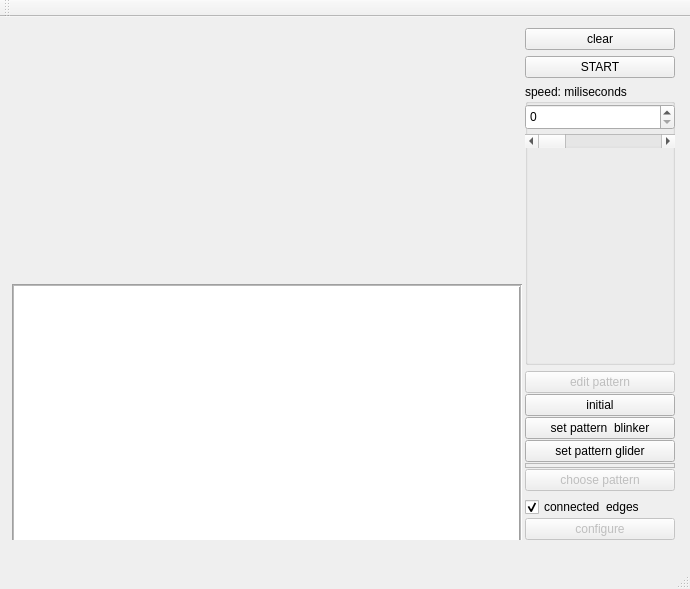
<?xml version="1.0" encoding="UTF-8"?>
<ui version="4.0">
 <class>MainWindow</class>
 <widget class="QMainWindow" name="MainWindow">
  <property name="geometry">
   <rect>
    <x>0</x>
    <y>0</y>
    <width>690</width>
    <height>589</height>
   </rect>
  </property>
  <property name="sizePolicy">
   <sizepolicy hsizetype="Maximum" vsizetype="Maximum">
    <horstretch>0</horstretch>
    <verstretch>0</verstretch>
   </sizepolicy>
  </property>
  <property name="windowTitle">
   <string>Conway's Game of Life</string>
  </property>
  <widget class="QWidget" name="centralWidget">
   <property name="sizePolicy">
    <sizepolicy hsizetype="Expanding" vsizetype="Expanding">
     <horstretch>0</horstretch>
     <verstretch>0</verstretch>
    </sizepolicy>
   </property>
   <widget class="QWidget" name="horizontalLayoutWidget">
    <property name="geometry">
     <rect>
      <x>0</x>
      <y>0</y>
      <width>683</width>
      <height>514</height>
     </rect>
    </property>
    <property name="sizePolicy">
     <sizepolicy hsizetype="Expanding" vsizetype="Preferred">
      <horstretch>0</horstretch>
      <verstretch>0</verstretch>
     </sizepolicy>
    </property>
    <layout class="QHBoxLayout" name="layoutH_main">
     <property name="spacing">
      <number>0</number>
     </property>
     <property name="sizeConstraint">
      <enum>QLayout::SizeConstraint::SetMinAndMaxSize</enum>
     </property>
     <property name="bottomMargin">
      <number>0</number>
     </property>
     <item>
      <layout class="QVBoxLayout" name="layoutV_view">
       <property name="spacing">
        <number>6</number>
       </property>
       <property name="sizeConstraint">
        <enum>QLayout::SizeConstraint::SetMinAndMaxSize</enum>
       </property>
       <property name="leftMargin">
        <number>1</number>
       </property>
       <property name="topMargin">
        <number>1</number>
       </property>
       <property name="rightMargin">
        <number>1</number>
       </property>
       <property name="bottomMargin">
        <number>1</number>
       </property>
       <item>
        <widget class="QTableView" name="tableView">
         <property name="enabled">
          <bool>true</bool>
         </property>
         <property name="sizePolicy">
          <sizepolicy hsizetype="Expanding" vsizetype="Expanding">
           <horstretch>0</horstretch>
           <verstretch>0</verstretch>
          </sizepolicy>
         </property>
         <property name="minimumSize">
          <size>
           <width>510</width>
           <height>510</height>
          </size>
         </property>
         <property name="maximumSize">
          <size>
           <width>0</width>
           <height>0</height>
          </size>
         </property>
         <property name="frameShape">
          <enum>QFrame::Shape::Box</enum>
         </property>
         <property name="midLineWidth">
          <number>1</number>
         </property>
         <property name="verticalScrollBarPolicy">
          <enum>Qt::ScrollBarPolicy::ScrollBarAlwaysOff</enum>
         </property>
         <property name="horizontalScrollBarPolicy">
          <enum>Qt::ScrollBarPolicy::ScrollBarAlwaysOff</enum>
         </property>
         <property name="sizeAdjustPolicy">
          <enum>QAbstractScrollArea::SizeAdjustPolicy::AdjustToContents</enum>
         </property>
         <property name="autoScroll">
          <bool>false</bool>
         </property>
         <property name="selectionMode">
          <enum>QAbstractItemView::SelectionMode::MultiSelection</enum>
         </property>
         <property name="iconSize">
          <size>
           <width>10</width>
           <height>10</height>
          </size>
         </property>
         <property name="wordWrap">
          <bool>false</bool>
         </property>
         <property name="cornerButtonEnabled">
          <bool>false</bool>
         </property>
         <attribute name="horizontalHeaderVisible">
          <bool>false</bool>
         </attribute>
         <attribute name="horizontalHeaderMinimumSectionSize">
          <number>5</number>
         </attribute>
         <attribute name="horizontalHeaderDefaultSectionSize">
          <number>10</number>
         </attribute>
         <attribute name="horizontalHeaderHighlightSections">
          <bool>false</bool>
         </attribute>
         <attribute name="verticalHeaderVisible">
          <bool>false</bool>
         </attribute>
         <attribute name="verticalHeaderMinimumSectionSize">
          <number>5</number>
         </attribute>
         <attribute name="verticalHeaderDefaultSectionSize">
          <number>10</number>
         </attribute>
         <attribute name="verticalHeaderHighlightSections">
          <bool>false</bool>
         </attribute>
        </widget>
       </item>
      </layout>
     </item>
     <item>
      <layout class="QVBoxLayout" name="layoutV_control_panel" stretch="0,0,0">
       <property name="sizeConstraint">
        <enum>QLayout::SizeConstraint::SetFixedSize</enum>
       </property>
       <property name="leftMargin">
        <number>0</number>
       </property>
       <property name="rightMargin">
        <number>0</number>
       </property>
       <item>
        <layout class="QVBoxLayout" name="layoutV_control">
         <property name="sizeConstraint">
          <enum>QLayout::SizeConstraint::SetMaximumSize</enum>
         </property>
         <property name="leftMargin">
          <number>2</number>
         </property>
         <property name="rightMargin">
          <number>2</number>
         </property>
         <item>
          <widget class="QPushButton" name="pushButton_clear">
           <property name="sizePolicy">
            <sizepolicy hsizetype="Fixed" vsizetype="Fixed">
             <horstretch>0</horstretch>
             <verstretch>0</verstretch>
            </sizepolicy>
           </property>
           <property name="minimumSize">
            <size>
             <width>150</width>
             <height>0</height>
            </size>
           </property>
           <property name="text">
            <string>clear</string>
           </property>
          </widget>
         </item>
         <item>
          <widget class="QPushButton" name="pushButton_StartStop">
           <property name="sizePolicy">
            <sizepolicy hsizetype="Fixed" vsizetype="Fixed">
             <horstretch>0</horstretch>
             <verstretch>0</verstretch>
            </sizepolicy>
           </property>
           <property name="minimumSize">
            <size>
             <width>150</width>
             <height>0</height>
            </size>
           </property>
           <property name="text">
            <string>START</string>
           </property>
          </widget>
         </item>
         <item>
          <widget class="QGroupBox" name="groupBox_period">
           <property name="sizePolicy">
            <sizepolicy hsizetype="Fixed" vsizetype="Preferred">
             <horstretch>0</horstretch>
             <verstretch>0</verstretch>
            </sizepolicy>
           </property>
           <property name="minimumSize">
            <size>
             <width>150</width>
             <height>0</height>
            </size>
           </property>
           <property name="title">
            <string>speed: miliseconds</string>
           </property>
           <widget class="QSpinBox" name="spinBox_period">
            <property name="geometry">
             <rect>
              <x>0</x>
              <y>20</y>
              <width>150</width>
              <height>26</height>
             </rect>
            </property>
            <property name="sizePolicy">
             <sizepolicy hsizetype="Fixed" vsizetype="Fixed">
              <horstretch>0</horstretch>
              <verstretch>0</verstretch>
             </sizepolicy>
            </property>
            <property name="minimumSize">
             <size>
              <width>150</width>
              <height>0</height>
             </size>
            </property>
           </widget>
           <widget class="QScrollBar" name="horizontalScrollBar_period">
            <property name="geometry">
             <rect>
              <x>0</x>
              <y>50</y>
              <width>150</width>
              <height>14</height>
             </rect>
            </property>
            <property name="sizePolicy">
             <sizepolicy hsizetype="Fixed" vsizetype="Fixed">
              <horstretch>0</horstretch>
              <verstretch>0</verstretch>
             </sizepolicy>
            </property>
            <property name="minimumSize">
             <size>
              <width>150</width>
              <height>0</height>
             </size>
            </property>
            <property name="orientation">
             <enum>Qt::Orientation::Horizontal</enum>
            </property>
           </widget>
          </widget>
         </item>
        </layout>
       </item>
       <item>
        <layout class="QVBoxLayout" name="layoutV_set_pattern">
         <property name="spacing">
          <number>1</number>
         </property>
         <property name="sizeConstraint">
          <enum>QLayout::SizeConstraint::SetMinimumSize</enum>
         </property>
         <property name="leftMargin">
          <number>2</number>
         </property>
         <property name="rightMargin">
          <number>2</number>
         </property>
         <item>
          <widget class="QPushButton" name="pushButton_EditSwitch">
           <property name="enabled">
            <bool>false</bool>
           </property>
           <property name="sizePolicy">
            <sizepolicy hsizetype="Fixed" vsizetype="Fixed">
             <horstretch>0</horstretch>
             <verstretch>0</verstretch>
            </sizepolicy>
           </property>
           <property name="minimumSize">
            <size>
             <width>150</width>
             <height>0</height>
            </size>
           </property>
           <property name="text">
            <string>edit pattern</string>
           </property>
          </widget>
         </item>
         <item>
          <widget class="QPushButton" name="pushButton_initial">
           <property name="sizePolicy">
            <sizepolicy hsizetype="Fixed" vsizetype="Fixed">
             <horstretch>0</horstretch>
             <verstretch>0</verstretch>
            </sizepolicy>
           </property>
           <property name="minimumSize">
            <size>
             <width>150</width>
             <height>0</height>
            </size>
           </property>
           <property name="text">
            <string>initial</string>
           </property>
          </widget>
         </item>
         <item>
          <widget class="QPushButton" name="pushButton_setPattern">
           <property name="sizePolicy">
            <sizepolicy hsizetype="Fixed" vsizetype="Fixed">
             <horstretch>0</horstretch>
             <verstretch>0</verstretch>
            </sizepolicy>
           </property>
           <property name="minimumSize">
            <size>
             <width>150</width>
             <height>0</height>
            </size>
           </property>
           <property name="text">
            <string>set pattern  blinker</string>
           </property>
          </widget>
         </item>
         <item>
          <widget class="QPushButton" name="pushButton_set_pattern_glider">
           <property name="sizePolicy">
            <sizepolicy hsizetype="Fixed" vsizetype="Fixed">
             <horstretch>0</horstretch>
             <verstretch>0</verstretch>
            </sizepolicy>
           </property>
           <property name="minimumSize">
            <size>
             <width>150</width>
             <height>0</height>
            </size>
           </property>
           <property name="text">
            <string>set pattern glider</string>
           </property>
          </widget>
         </item>
         <item>
          <widget class="QListView" name="listView_patterns">
           <property name="enabled">
            <bool>false</bool>
           </property>
           <property name="sizePolicy">
            <sizepolicy hsizetype="Fixed" vsizetype="Fixed">
             <horstretch>0</horstretch>
             <verstretch>0</verstretch>
            </sizepolicy>
           </property>
           <property name="minimumSize">
            <size>
             <width>150</width>
             <height>5</height>
            </size>
           </property>
           <property name="maximumSize">
            <size>
             <width>16777215</width>
             <height>5</height>
            </size>
           </property>
          </widget>
         </item>
         <item>
          <widget class="QPushButton" name="pushButton_choose">
           <property name="enabled">
            <bool>false</bool>
           </property>
           <property name="sizePolicy">
            <sizepolicy hsizetype="Fixed" vsizetype="Fixed">
             <horstretch>0</horstretch>
             <verstretch>0</verstretch>
            </sizepolicy>
           </property>
           <property name="minimumSize">
            <size>
             <width>150</width>
             <height>0</height>
            </size>
           </property>
           <property name="text">
            <string>choose pattern</string>
           </property>
           <property name="autoRepeatDelay">
            <number>300</number>
           </property>
          </widget>
         </item>
        </layout>
       </item>
       <item>
        <layout class="QVBoxLayout" name="layoutV_set_colors">
         <property name="spacing">
          <number>1</number>
         </property>
         <property name="sizeConstraint">
          <enum>QLayout::SizeConstraint::SetMaximumSize</enum>
         </property>
         <property name="leftMargin">
          <number>2</number>
         </property>
         <property name="rightMargin">
          <number>2</number>
         </property>
         <item>
          <widget class="QCheckBox" name="checkBox_Torus">
           <property name="sizePolicy">
            <sizepolicy hsizetype="Fixed" vsizetype="Maximum">
             <horstretch>0</horstretch>
             <verstretch>0</verstretch>
            </sizepolicy>
           </property>
           <property name="minimumSize">
            <size>
             <width>150</width>
             <height>0</height>
            </size>
           </property>
           <property name="whatsThis">
            <string>&lt;html&gt;&lt;head/&gt;&lt;body&gt;&lt;p&gt;connect the edges of the board (Torus)&lt;/p&gt;&lt;/body&gt;&lt;/html&gt;</string>
           </property>
           <property name="text">
            <string>connected  edges</string>
           </property>
           <property name="checked">
            <bool>true</bool>
           </property>
          </widget>
         </item>
         <item>
          <widget class="QPushButton" name="pushButton_conf">
           <property name="enabled">
            <bool>false</bool>
           </property>
           <property name="sizePolicy">
            <sizepolicy hsizetype="Fixed" vsizetype="Fixed">
             <horstretch>0</horstretch>
             <verstretch>0</verstretch>
            </sizepolicy>
           </property>
           <property name="minimumSize">
            <size>
             <width>150</width>
             <height>0</height>
            </size>
           </property>
           <property name="text">
            <string>configure</string>
           </property>
          </widget>
         </item>
        </layout>
       </item>
      </layout>
     </item>
    </layout>
   </widget>
   <widget class="QLineEdit" name="lineEdit_board_size">
    <property name="enabled">
     <bool>false</bool>
    </property>
    <property name="geometry">
     <rect>
      <x>950</x>
      <y>0</y>
      <width>142</width>
      <height>25</height>
     </rect>
    </property>
    <property name="sizePolicy">
     <sizepolicy hsizetype="Fixed" vsizetype="Fixed">
      <horstretch>0</horstretch>
      <verstretch>0</verstretch>
     </sizepolicy>
    </property>
    <property name="toolTip">
     <string>&lt;html&gt;&lt;head/&gt;&lt;body&gt;&lt;p&gt;current board size&lt;/p&gt;&lt;/body&gt;&lt;/html&gt;</string>
    </property>
    <property name="text">
     <string>board: 100x100</string>
    </property>
    <property name="readOnly">
     <bool>true</bool>
    </property>
   </widget>
   <widget class="QLineEdit" name="lineEdit_x_info">
    <property name="enabled">
     <bool>false</bool>
    </property>
    <property name="geometry">
     <rect>
      <x>950</x>
      <y>30</y>
      <width>142</width>
      <height>25</height>
     </rect>
    </property>
    <property name="sizePolicy">
     <sizepolicy hsizetype="Fixed" vsizetype="Fixed">
      <horstretch>0</horstretch>
      <verstretch>0</verstretch>
     </sizepolicy>
    </property>
    <property name="toolTip">
     <string>&lt;html&gt;&lt;head/&gt;&lt;body&gt;&lt;p&gt;the board preview starts from the field on this column&lt;/p&gt;&lt;/body&gt;&lt;/html&gt;</string>
    </property>
    <property name="text">
     <string>view start at x: 25</string>
    </property>
    <property name="readOnly">
     <bool>true</bool>
    </property>
   </widget>
   <widget class="QLineEdit" name="lineEdit_y_info">
    <property name="enabled">
     <bool>false</bool>
    </property>
    <property name="geometry">
     <rect>
      <x>950</x>
      <y>60</y>
      <width>142</width>
      <height>25</height>
     </rect>
    </property>
    <property name="sizePolicy">
     <sizepolicy hsizetype="Fixed" vsizetype="Fixed">
      <horstretch>0</horstretch>
      <verstretch>0</verstretch>
     </sizepolicy>
    </property>
    <property name="toolTip">
     <string>&lt;html&gt;&lt;head/&gt;&lt;body&gt;&lt;p&gt;the board preview starts from the field on this row&lt;/p&gt;&lt;/body&gt;&lt;/html&gt;</string>
    </property>
    <property name="text">
     <string>view start at y: 25</string>
    </property>
    <property name="readOnly">
     <bool>true</bool>
    </property>
   </widget>
  </widget>
  <widget class="QMenuBar" name="menuBar">
   <property name="geometry">
    <rect>
     <x>0</x>
     <y>0</y>
     <width>690</width>
     <height>22</height>
    </rect>
   </property>
  </widget>
  <widget class="QToolBar" name="mainToolBar">
   <attribute name="toolBarArea">
    <enum>TopToolBarArea</enum>
   </attribute>
   <attribute name="toolBarBreak">
    <bool>false</bool>
   </attribute>
  </widget>
  <widget class="QStatusBar" name="statusBar"/>
 </widget>
 <layoutdefault spacing="6" margin="11"/>
 <resources/>
 <connections/>
</ui>
